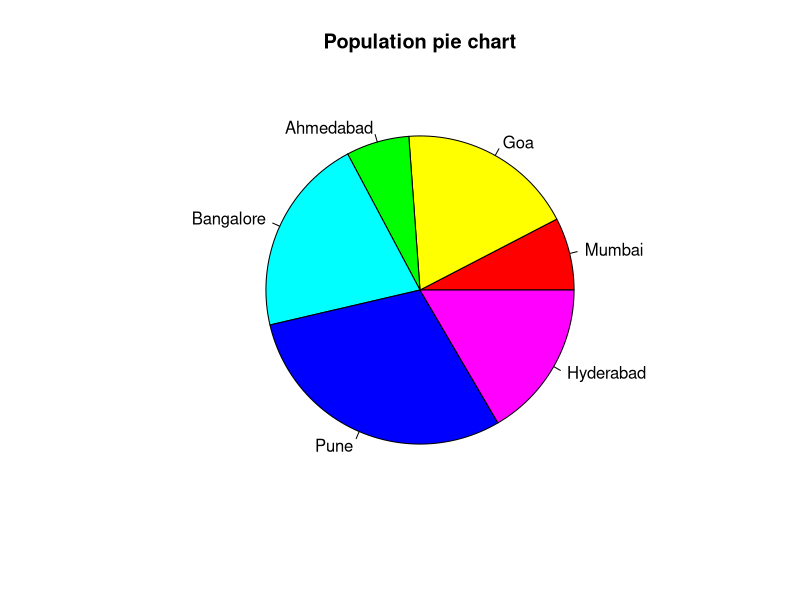

Recreate this plot in R.
# Create data for the graph.
population<- c(23, 56, 20, 63, 90, 50)
labels <- c("Mumbai", "Goa", "Ahmedabad", "Bangalore","Pune","Hyderabad")

# Plot the chart with title and rainbow
# color pallet.
pie(population, labels, main = "Population pie chart",
    col = rainbow(length(population)))
